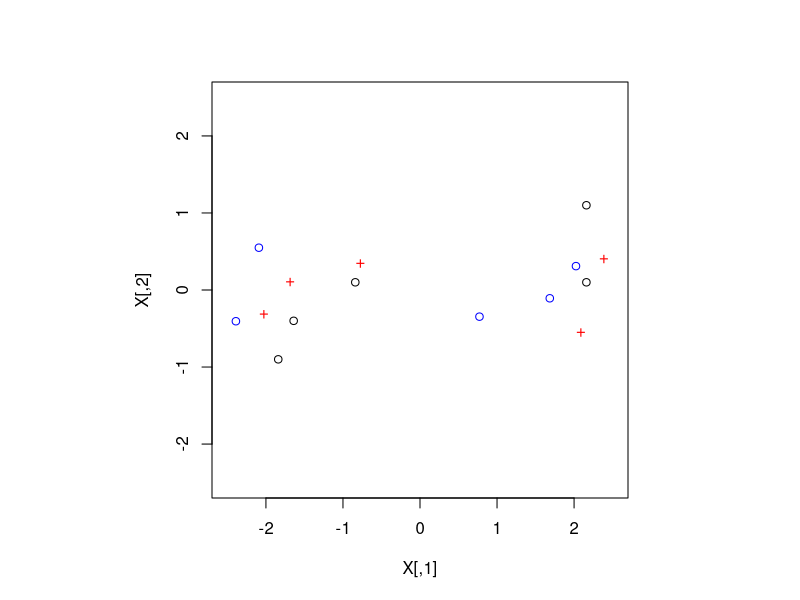

This chart was generated by the following R code:
X = rbind(c(-1.64,-0.4),c(-1.84,-0.9),c(-0.84,0.1),c(2.16,0.1),c(2.16,1.1))
par(pty="s")
plot(X,xlim = c(-2.5,2.5), ylim = c(-2.5,2.5))
colMeans(X) #centered

co = cov(X)
eig = eigen(co)
U = eig$vectors
U
Z = X %*% U
cov(Z) #diagonal is same as above, no offdiagonal elements 
points(Z, col='blue')
points(-Z, col='red', pch='+')

#comparison with prcomp
prcomp(X)
sqrt(eig$values)
